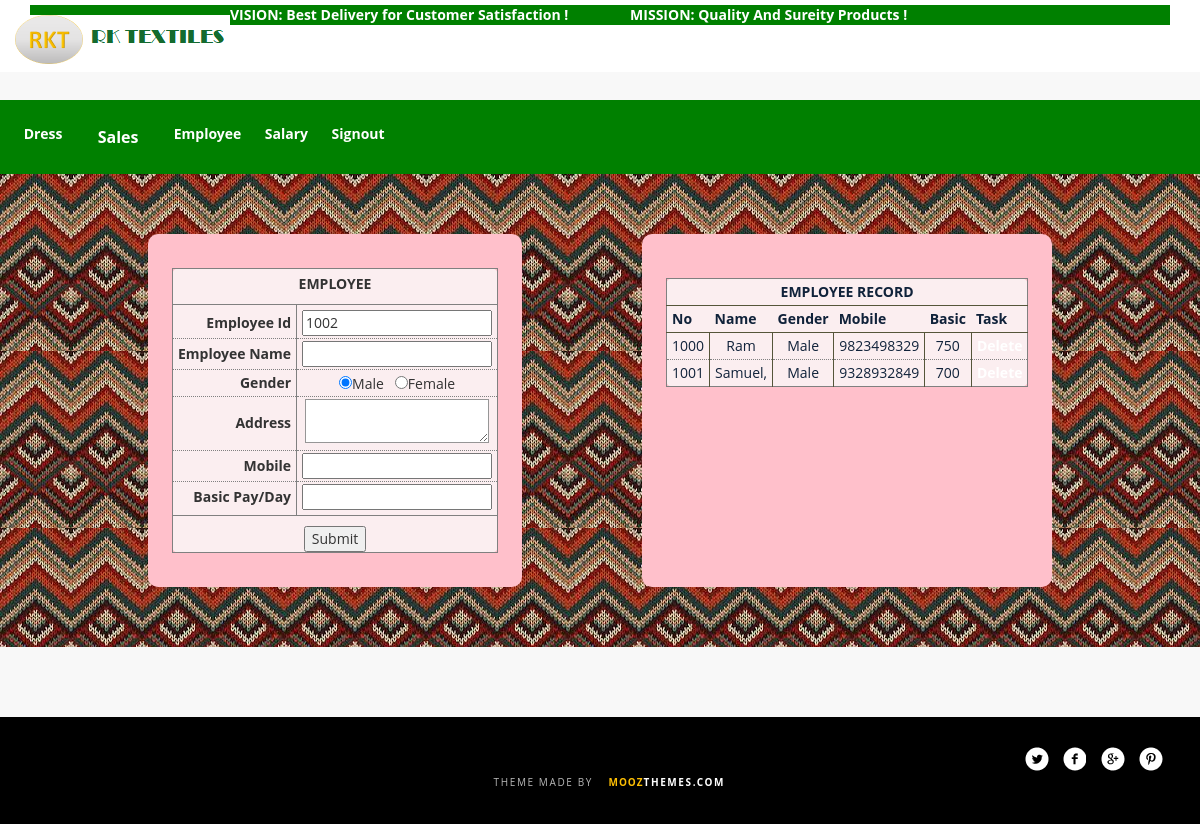
The app's page /employee.php (signed in) with its own data.
### tables this page shows
CREATE TABLE IF NOT EXISTS `emp` (
  `empno` int(11) NOT NULL,
  `ename` varchar(100) NOT NULL,
  `gender` varchar(20) NOT NULL,
  `addr` varchar(200) NOT NULL,
  `mobile` varchar(15) NOT NULL,
  `basic` int(11) NOT NULL,
  PRIMARY KEY (`empno`)
);

### employee.php (the view, shortened to what this page needs)
<?php
include './adminheader.php';
if(!isset($_POST['sub1'])) {
    $result = mysqli_query($link, "select ifnull(max(empno),999)+1 from emp");
    $row = mysqli_fetch_row($result);
?>
<div style="text-align:center;">
    <div style="display:flex;justify-content:center;width: 100%; height: 60% ;background:url('images/demo/bbg.jpg');">
<form name="f" action="employee.php" method="post" style="float:left; margin:5%;background-color:pink;padding:2%;border-radius:10px">
    <table class="center_tab">
	<thead>
	    <tr>
                <th colspan="2" class="center">EMPLOYEE</th>
	    </tr>
	</thead>
	<tbody>
            <tr>
		<th>Employee Id</th>
		<td><input type="text" name="empno" required value="<?php echo $row[0];?>"></td>
	    </tr>
	    <tr>
		<th>Employee Name</th>
		<td><input type="text" name="ename" required autofocus></td>
	    </tr>
            <tr>
		<th>Gender</th>
		<td>
                    <input type="radio" name="gender" value="Male" checked>Male &nbsp;
                    <input type="radio" name="gender" value="Female">Female
                </td>
	    </tr>
            <tr>
		<th>Address</th>
                <td><textarea name="addr" required></textarea></td>
	    </tr>
            <tr>
		<th>Mobile</th>
                <td><input type="text" name="mobile" pattern="[9876]\d{9}" required maxlength="10"></td>
	    </tr>
            <tr>
		<th>Basic Pay/Day</th>
                <td><input type="text" name="basic" pattern="\d+" required></td>
	    </tr>
	</tbody>
	<tfoot>
	    <tr>
		<td colspan="2" class="center">
		    <input type="submit" name="sub1" value="Submit">
		</td>
	    </tr>
	</tfoot>
    </table>
</form>
<?php
$result = mysqli_query($link, "select empno,ename,gender,mobile,basic from emp") or die(mysqli_error($link));
    echo "<div  style='float:right; margin:5%;background-color:pink;padding:2%;border-radius:10px'><table class='report_tab' style='min-width:250px; float:right;'><thead><tr><th colspan='6' class='center'>EMPLOYEE RECORD</div>";
    echo "<tr><th>No<th>Name<th>Gender<th>Mobile<th>Basic<th>Task<tbody>";
    while($row=  mysqli_fetch_row($result)) {
	echo "<tr>";
            foreach($row as $k=>$r) {
                    echo "<td>$r";
            }
            echo "<td><a href='employee.php?d=$row[0]' onclick=\"javascript:return confirm('Are You Sure to Delete ?')\">Delete</a>";
    }
    echo "</tbody></table>";
}
include './adminfooter.php';
?>

### css/style.css (style rules this page uses)
body { margin: 0px; font-family: "Open Sans", Sans-serif; }
a, a:hover, a:focus, a:active, a.active { outline: 0; }
.center { text-align: center; }
.center_tab { margin: 10px auto; border:solid thin gray; border-radius: 0.5em; background: rgba(250,250,250,0.8); }
.center_tab thead tr th { border-right: solid thin gray; border-bottom: solid thin gray; padding-top: 5px; }
.center_tab thead tr:last-child th { padding-bottom: 10px; border-bottom: solid thin gray; }
.center_tab tfoot tr:first-child td { padding-top: 10px; border-top: solid thin gray; }
.center_tab tbody tr th { padding-right: 5px; padding-left: 5px; padding-top: 2px; padding-bottom: 2px; border-right:solid thin gray; border-bottom: dotted thin gray; }
.center_tab tbody tr td { padding-left: 5px; padding-right: 5px; padding-top: 2px; padding-bottom: 2px; border-right:solid thin gray; border-bottom: dotted thin gray; }
.center_tab tbody tr:first-child th, .center_tab tbody tr:first-child td { padding-top: 5px; }
.center_tab tbody tr:last-child th, .center_tab tbody tr:last-child td { padding-bottom: 5px; }
.center_tab tbody tr td:last-child { border-right: none; }
.center_tab tbody tr th:first-child { text-align: right; }
table.report_tab { border-spacing: 0; border: solid thin gray; margin: 20px auto; background-color: rgba(250,250,250,0.8); border-radius: 0.5em; color: #10223a; }
table.report_tab th, table.report_tab td { padding: 3px 5px; }
table.report_tab thead tr { border-bottom: solid thin #55553a; }
table.report_tab thead tr:last-child th { border-bottom: solid thin #55553a; }
table.report_tab tbody tr td, table.report_tab tbody tr th { border-right:solid thin #55553a; border-bottom: dotted thin gray; }
table.report_tab tbody tr td:last-child { border-right: none; }
textarea { border:solid thin rgba(150,150,150,1); padding:1px; border-radius: 0; height: inherit; color:black; font-weight: normal; }

### adminheader.php (style rules this page uses)
a { margin: 1%; color: white; border-radius: 10px; font-weight:bold; }

### records on screen
emp: empno "1000", ename "Ram", gender "Male", mobile "9823498329", basic "750"
emp: empno "1001", ename "Samuel,", gender "Male", mobile "9328932849", basic "700"
